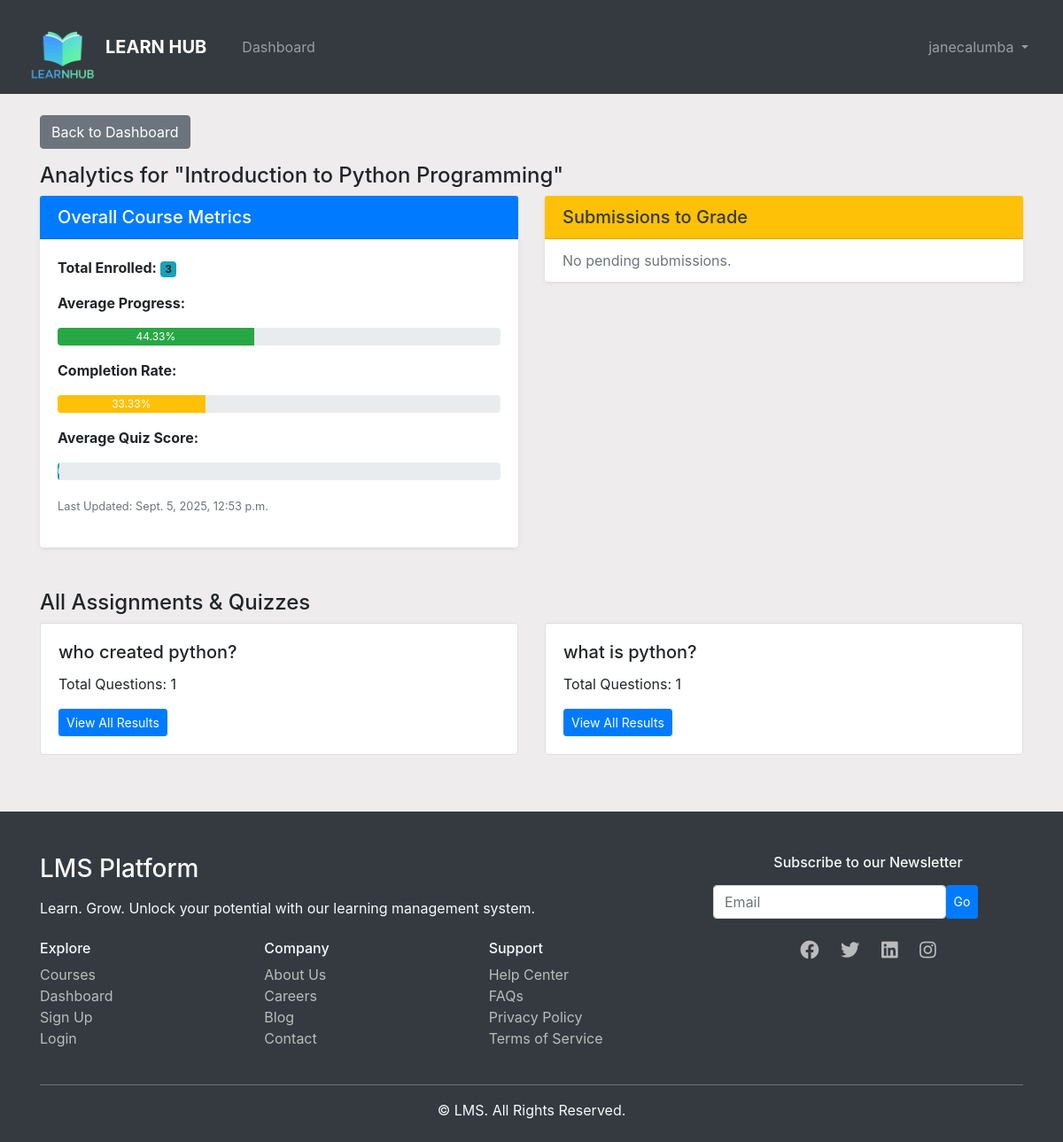
/instructor/analytics/1/ (signed in), run on the app's committed database.
### lms_app/models.py (models this page shows)
class Course(models.Model):
    title = models.CharField(max_length=255)
    description = models.TextField()
    category = models.CharField(max_length=100)
    difficulty = models.CharField(max_length=50)
    created_by = models.ForeignKey(User, on_delete=models.CASCADE)
    created_at = models.DateTimeField(auto_now_add=True)

class Analytics(models.Model):
    course = models.OneToOneField(Course, on_delete=models.CASCADE)
    total_enrolled = models.PositiveIntegerField(default=0)
    avg_progress = models.DecimalField(max_digits=5, decimal_places=2, default=0.00)
    completion_rate = models.DecimalField(max_digits=5, decimal_places=2, default=0.00)
    avg_quiz_score = models.DecimalField(max_digits=5, decimal_places=2, default=0.00)
    last_updated = models.DateTimeField(auto_now=True)

class Lesson(models.Model):
    module = models.ForeignKey(Module, on_delete=models.CASCADE)
    title = models.CharField(max_length=255)
    order = models.PositiveIntegerField()
    class Meta:
        ordering = ['order']

class Quiz(models.Model):
    lesson = models.ForeignKey(Lesson, on_delete=models.CASCADE)
    title = models.CharField(max_length=255)
    total_marks = models.PositiveIntegerField(default=0)  # Added this line to fix the error

### lms_app/views.py (the view)
# urls.py: path('instructor/analytics/<int:course_id>/', views.analytics_dashboard, name='analytics_dashboard'),
@login_required
@user_passes_test(is_instructor)
def analytics_dashboard(request, course_id):
    course = get_object_or_404(
        Course.objects.prefetch_related(
            'module_set__lesson_set__assignment_set',
            'module_set__lesson_set__quiz_set'
        ),
        id=course_id,
        created_by=request.user
    )
    analytics, created = Analytics.objects.get_or_create(course=course)
    total_enrolled = Enrollment.objects.filter(course=course).count()
    avg_progress = Enrollment.objects.filter(course=course).aggregate(Avg('progress'))['progress__avg']
    completion_rate = Enrollment.objects.filter(course=course, is_completed=True).count() / (total_enrolled or 1) * 100
    avg_quiz_score = QuizAttempt.objects.filter(quiz__lesson__module__course=course).aggregate(Avg('score'))['score__avg']
    analytics.total_enrolled = total_enrolled
    analytics.avg_progress = avg_progress or 0
    analytics.completion_rate = completion_rate
    analytics.avg_quiz_score = (avg_quiz_score or 0)
    analytics.save()
    submissions = Submission.objects.filter(assignment__lesson__module__course=course, grade__isnull=True)
    return render(request, 'analytics_dashboard.html', {'course': course, 'analytics': analytics, 'submissions': submissions})

### lms_app/views.py (called while the page is built)
def is_instructor(user):
    return user.is_authenticated and user.profile.role == 'Instructor'

### lms_app/templates/analytics_dashboard.html (shortened to what this page needs)
{% extends 'base.html' %}
{% block content %}
<a href="{% url 'instructor_dashboard' %}" class="btn btn-secondary mb-3">Back to Dashboard</a>
<h4>Analytics for "{{ course.title }}"</h4>
<div class="row">
    <div class="col-md-6 mb-4">
        <div class="card shadow-sm border-0">
            <div class="card-header bg-primary text-white">
                <h5 class="mb-0">Overall Course Metrics</h5>
            </div>
            <div class="card-body">
                <p><strong>Total Enrolled:</strong>
                    <span class="badge bg-info">{{ analytics.total_enrolled }}</span>
                </p>
                <p><strong>Average Progress:</strong></p>
                <div class="progress mb-3" style="height: 20px;">
                    <div class="progress-bar bg-success" role="progressbar" style="width: {{ analytics.avg_progress }}%;" aria-valuenow="{{ analytics.avg_progress }}" aria-valuemin="0" aria-valuemax="100">
                        {{ analytics.avg_progress|floatformat:"2" }}%
                    </div>
                </div>
                <p><strong>Completion Rate:</strong></p>
                <div class="progress mb-3" style="height: 20px;">
                    <div class="progress-bar bg-warning" role="progressbar" style="width: {{ analytics.completion_rate }}%;" aria-valuenow="{{ analytics.completion_rate }}" aria-valuemin="0" aria-valuemax="100">
                        {{ analytics.completion_rate|floatformat:"2" }}%
                    </div>
                </div>
                <p><strong>Average Quiz Score:</strong></p>
                <div class="progress mb-3" style="height: 20px;">
                </div>
                <p class="text-muted"><small>Last Updated: {{ analytics.last_updated }}</small></p>
            </div>
        </div>
    </div>
    <div class="col-md-6 mb-4">
        <div class="card shadow-sm border-0">
            <div class="card-header bg-warning text-dark">
                <h5 class="mb-0">Submissions to Grade</h5>
            </div>
            <ul class="list-group list-group-flush">
                {% for submission in submissions %}
                    <li class="list-group-item d-flex justify-content-between align-items-center hover-shadow">
                        <div>
                            <strong>{{ submission.assignment.title }}</strong>
                            <br>
                            <small class="text-muted">by {{ submission.user.username }}</small>
                        </div>
                        <a href="{% url 'grade_submission' submission.id %}" class="btn btn-sm btn-warning">Grade Now</a>
                    </li>
                {% empty %}
                    <li class="list-group-item text-muted">No pending submissions.</li>
                {% endfor %}
            </ul>
        </div>
    </div>
</div>
<h4 class="mt-4">All Assignments & Quizzes</h4>
<div class="row">
    {% for module in course.module_set.all %}
        {% for lesson in module.lesson_set.all %}
            {% if lesson.quiz_set.exists %}
                {% with quiz=lesson.quiz_set.first %}
                    <div class="col-md-6">
                        <div class="card mb-3">
                            <div class="card-body">
                                <h5 class="card-title">{{ quiz.title }}</h5>
                                <p class="card-text">Total Questions: {{ quiz.question_set.count }}</p>
                                <a href="{% url 'quiz_results_for_instructor' quiz.id %}" class="btn btn-primary btn-sm">View All Results</a>
                            </div>
                        </div>
                    </div>
                {% endwith %}
            {% endif %}
        {% endfor %}
    {% endfor %}
</div>
{% endblock %}

### lms_app/templates/base.html (shortened to what this page needs)
{% load static %}
<!DOCTYPE html>
<html lang="en">
<head>
    <link rel="stylesheet" href="https://stackpath.bootstrapcdn.com/bootstrap/4.5.2/css/bootstrap.min.css">
    <link rel="stylesheet" href="https://cdnjs.cloudflare.com/ajax/libs/font-awesome/5.15.1/css/all.min.css">
</head>
<body style="background-color: rgb(238, 236, 236);">
    <nav class="navbar navbar-expand-lg navbar-dark bg-dark">
    <div class="container-fluid">
        <a class="navbar-brand d-flex align-items-center" href="{% url 'home' %}">
            <img src="{% static 'icons/final logo.png' %}" alt="Logo" width="80" height="80" class="d-inline-block align-top mr-2">
            <span class="font-weight-bold">LEARN HUB</span>
        </a>
        <div class="collapse navbar-collapse" id="navbarNav">
            <ul class="navbar-nav mr-auto">
                {% if user.is_authenticated %}
                    {% if user.profile.role == 'Student' %}
                        <li class="nav-item">
                            <a class="nav-link" href="{% url 'dashboard' %}">Dashboard</a>
                        </li>
                    {% elif user.profile.role == 'Instructor' %}
                        <li class="nav-item">
                            <a class="nav-link" href="{% url 'instructor_dashboard' %}">Dashboard</a>
                        </li>
                    {% endif %}
                {% endif %}
            </ul>
            <ul class="navbar-nav ml-auto">
                {% if user.is_authenticated %}
                    <li class="nav-item dropdown">
                        <a class="nav-link dropdown-toggle" href="#" id="navbarDropdown" role="button"
                           data-toggle="dropdown" aria-haspopup="true" aria-expanded="false">
                            {{ user.username }}
                        </a>
                    </li>
                {% endif %}
            </ul>
        </div>
    </div>
</nav>
    <div class="container mt-4">
        {% block content %}
        {% endblock %}
    </div>
<footer class="bg-dark text-light pt-5 pb-4 mt-5">
  <div class="container">
    <div class="row">
      <div class="col-md-8">
        <h3 class="fw-bold mb-3">LMS Platform</h3>
        <p class="mb-4">Learn. Grow. Unlock your potential with our learning management system.</p>
        <div class="row">
          <div class="col-6 col-md-4">
            <h6 class="fw-bold">Explore</h6>
            <ul class="list-unstyled">
              <li><a href="{% url 'course_list' %}" class="footer-link">Courses</a></li>
              <li><a href="{% url 'dashboard' %}" class="footer-link">Dashboard</a></li>
              <li><a href="{% url 'signup' %}" class="footer-link">Sign Up</a></li>
              <li><a href="{% url 'login' %}" class="footer-link">Login</a></li>
            </ul>
          </div>
          <div class="col-6 col-md-4">
            <h6 class="fw-bold">Company</h6>
            <ul class="list-unstyled">
              <li><a href="#" class="footer-link">About Us</a></li>
              <li><a href="#" class="footer-link">Careers</a></li>
              <li><a href="#" class="footer-link">Blog</a></li>
              <li><a href="#" class="footer-link">Contact</a></li>
            </ul>
          </div>
          <div class="col-6 col-md-4">
            <h6 class="fw-bold">Support</h6>
            <ul class="list-unstyled">
              <li><a href="#" class="footer-link">Help Center</a></li>
              <li><a href="#" class="footer-link">FAQs</a></li>
              <li><a href="#" class="footer-link">Privacy Policy</a></li>
              <li><a href="#" class="footer-link">Terms of Service</a></li>
            </ul>
          </div>
        </div>
      </div>
      <div class="col-md-4 text-md-start text-center mt-4 mt-md-0">
        <h6 class="fw-bold">Subscribe to our Newsletter</h6>
        <form class="d-flex mt-3">
          <input type="email" class="form-control me-2 w-75" placeholder="Email">
          <button type="submit" class="btn btn-primary btn-sm">Go</button>
        </form>
        <div class="mt-4">
          <a href="#" class="social-icon"><i class="fab fa-facebook fa-lg"></i></a>
          <a href="#" class="social-icon"><i class="fab fa-twitter fa-lg"></i></a>
          <a href="#" class="social-icon"><i class="fab fa-linkedin fa-lg"></i></a>
          <a href="#" class="social-icon"><i class="fab fa-instagram fa-lg"></i></a>
        </div>
      </div>
    </div>
    <hr class="border-secondary mt-4">
    <div class="text-center">
      <p class="mb-0">&copy; {{ now|date:"Y" }} LMS. All Rights Reserved.</p>
    </div>
  </div>
</footer>
</body>
</html>

### lms_app/templates/base.html (style rules this page uses)
.footer-link { color: #bbb; text-decoration: none; transition: color 0.3s ease; }
.social-icon { color: #bbb; margin: 0 10px; transition: color 0.3s ease, transform 0.2s ease; }

### data on the page
Course: title "Introduction to Python Programming"
Analytics: total_enrolled "3", avg_progress "44.33", completion_rate "33.33", last_updated "Sept. 5, 2025, 12:53 p.m."
Lesson: quiz_set.first "who created python?", quiz_set.first.question_set.count "1"
Lesson: quiz_set.first "what is python?", quiz_set.first.question_set.count "1"

### other printed values
{{ user.username }} "janecalumba"
